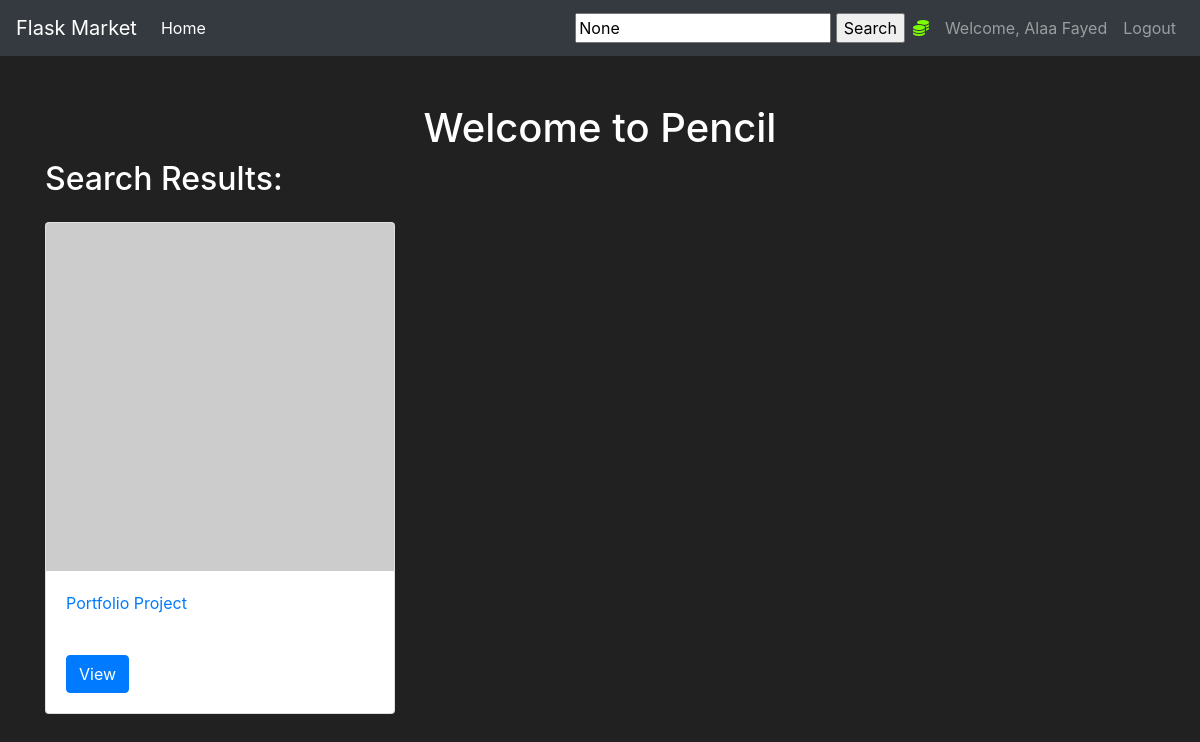
The page /home (signed in) on the database as committed earlier.
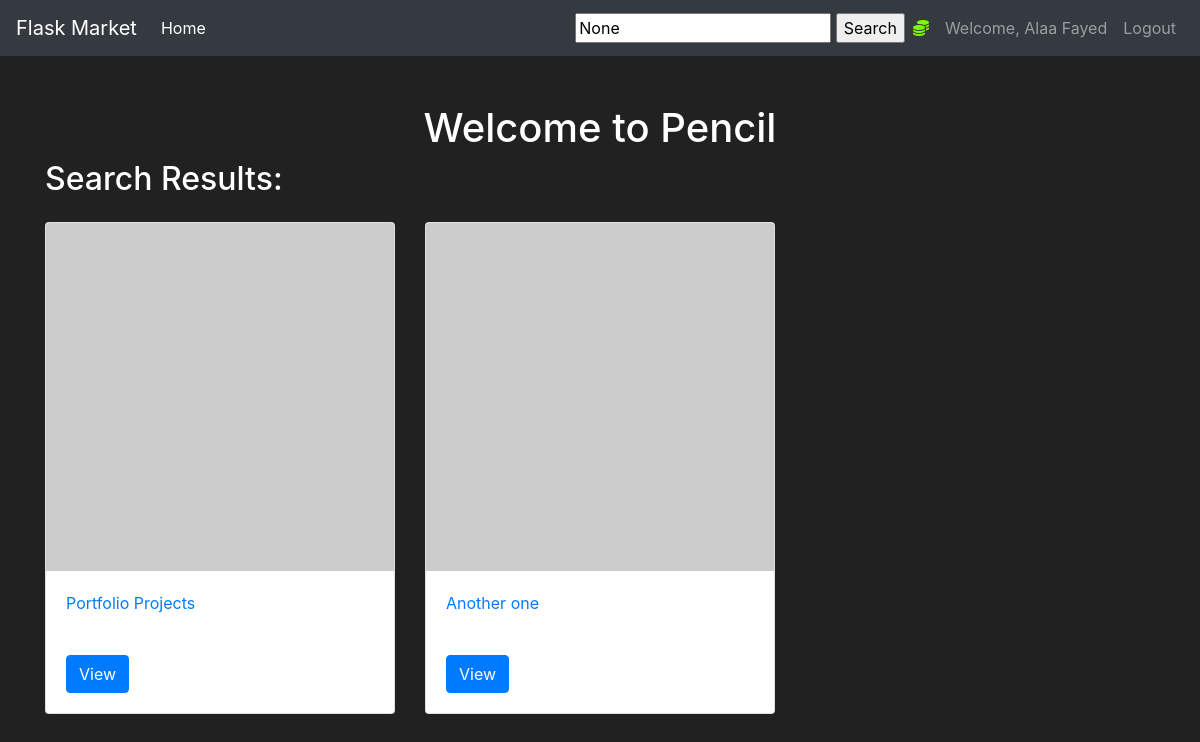
The same page on the database as committed later.
### pencil/models.py (models this page shows, shortened)
class Post(db.Model):
    id  = db.Column(db.Integer(), primary_key=True, nullable=False)
    title = db.Column(db.String(length=50), nullable=False)
    content = db.Column(db.Text(), nullable=False)
    publication_date = db.Column(db.DateTime, default=datetime.utcnow())
    modification_date = db.Column(db.DateTime, default=datetime.utcnow())
    owner = db.Column(db.Integer(), db.ForeignKey("user.id"))
    commentators = db.relationship("Comment", backref="owned_commentators", lazy=True)

### pencil/routes.py (the view, shortened to what this page needs)
@app.route("/")
@app.route("/home", methods=["GET", "POST"])
@login_required
def home_page():
    search_form = SearchForm()
    search_results = []
    posts = Post.query.order_by(Post.title.desc()).limit(20).all()
    return render_template("home.html", posts=posts, search_form=search_form, search_results=search_results)

### pencil/forms.py
class SearchForm(FlaskForm):
    input_search = StringField(label="Search", validators=[Length(max=100), DataRequired()])

### pencil/models.py (called while the page is built)
@login_manager.user_loader
def load_user(user_id):
    return User.query.get(int(user_id))

### pencil/templates/home.html (shortened to what this page needs)
{% extends 'base.html' %}
{% block content %}
<body>
    <div class="container mt-5">
        <h1 class="text-center">Welcome to Pencil</h1>
        <h2 class="text">Search Results:</h2>
        <div class="row mt-4">
            {% if search_results %}
                {% for post in search_results %}
                <div class="col-md-4">
                    <div class="card">
                        <img src="https://via.placeholder.com/150" class="card-img-top" alt="{{ post.title }}">
                        <div class="card-body">
                            <a href="{{ url_for('blog_page', post_id=post.id) }}">{{ post.title }}</a>
                        </div>
                        <div class="card-body">
                            <a href="{{ url_for('blog_page', post_id=post.id) }}" class="btn btn-primary">View</a>
                        </div>
                    </div>
                </div>
                {% endfor %}
            {% else %}
                {% for post in posts %}
                <div class="col-md-4">
                    <div class="card">
                        <img src="https://via.placeholder.com/150" class="card-img-top" alt="{{ post.title }}">
                        <div class="card-body">
                            <a href="{{ url_for('blog_page', post_id=post.id) }}">{{ post.title }}</a>
                        </div>
                        <div class="card-body">
                            <a href="{{ url_for('blog_page', post_id=post.id) }}" class="btn btn-primary">View</a>
                        </div>
                    </div>
                </div>
                {% endfor %}
            {% endif %}
        </div>
    </div>
</body>
{% endblock %}

Rows that differ between the two databases and show on the page:
changed Post: title "Portfolio Project" → "Portfolio Projects"
added Post: title "Another one"
